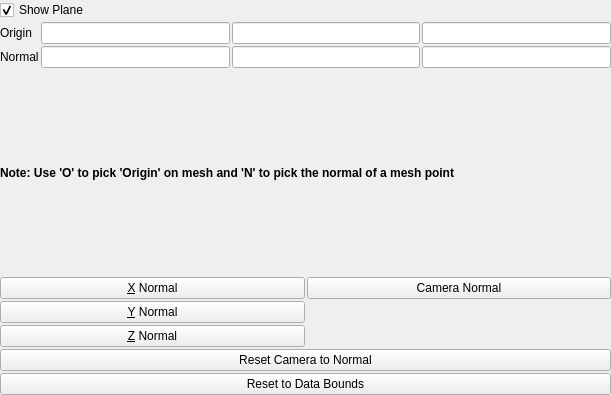
<?xml version="1.0" encoding="UTF-8"?>
<ui version="4.0">
 <class>DisplaySizedImplicitPlanePropertyWidget</class>
 <widget class="QWidget" name="DisplaySizedImplicitPlanePropertyWidget">
  <property name="geometry">
   <rect>
    <x>0</x>
    <y>0</y>
    <width>611</width>
    <height>395</height>
   </rect>
  </property>
  <property name="windowTitle">
   <string>Form</string>
  </property>
  <layout class="QVBoxLayout">
   <property name="spacing">
    <number>2</number>
   </property>
   <property name="leftMargin">
    <number>0</number>
   </property>
   <property name="topMargin">
    <number>0</number>
   </property>
   <property name="rightMargin">
    <number>0</number>
   </property>
   <property name="bottomMargin">
    <number>0</number>
   </property>
   <item>
    <widget class="QCheckBox" name="show3DWidget">
     <property name="toolTip">
      <string>Show the interactive plane in the 3D render view.</string>
     </property>
     <property name="text">
      <string>Show Plane</string>
     </property>
     <property name="checked">
      <bool>true</bool>
     </property>
    </widget>
   </item>
   <item>
    <layout class="QGridLayout">
     <property name="leftMargin">
      <number>0</number>
     </property>
     <property name="topMargin">
      <number>0</number>
     </property>
     <property name="rightMargin">
      <number>0</number>
     </property>
     <property name="bottomMargin">
      <number>0</number>
     </property>
     <property name="spacing">
      <number>2</number>
     </property>
     <item row="1" column="0">
      <widget class="QLabel" name="labelNormal">
       <property name="text">
        <string>Normal</string>
       </property>
      </widget>
     </item>
     <item row="1" column="1">
      <widget class="pqDoubleLineEdit" name="normalX"/>
     </item>
     <item row="0" column="0">
      <widget class="QLabel" name="labelOrigin">
       <property name="text">
        <string>Origin</string>
       </property>
      </widget>
     </item>
     <item row="1" column="3">
      <widget class="pqDoubleLineEdit" name="normalZ"/>
     </item>
     <item row="0" column="3">
      <widget class="pqDoubleLineEdit" name="originZ"/>
     </item>
     <item row="0" column="2">
      <widget class="pqDoubleLineEdit" name="originY"/>
     </item>
     <item row="1" column="2">
      <widget class="pqDoubleLineEdit" name="normalY"/>
     </item>
     <item row="0" column="1">
      <widget class="pqDoubleLineEdit" name="originX"/>
     </item>
    </layout>
   </item>
   <item>
    <widget class="QLabel" name="pickLabel">
     <property name="font">
      <font>
       <weight>75</weight>
       <bold>true</bold>
      </font>
     </property>
     <property name="text">
      <string>Note: Use 'O' to pick 'Origin' on mesh and 'N' to pick the normal of a mesh point</string>
     </property>
     <property name="wordWrap">
      <bool>true</bool>
     </property>
    </widget>
   </item>
   <item>
    <layout class="QGridLayout">
     <property name="leftMargin">
      <number>0</number>
     </property>
     <property name="topMargin">
      <number>0</number>
     </property>
     <property name="rightMargin">
      <number>0</number>
     </property>
     <property name="bottomMargin">
      <number>0</number>
     </property>
     <property name="spacing">
      <number>2</number>
     </property>
     <item row="0" column="1">
      <widget class="QPushButton" name="useCameraNormal">
       <property name="toolTip">
        <string>Set the normal to the camera's view direction.</string>
       </property>
       <property name="text">
        <string>Camera Normal</string>
       </property>
      </widget>
     </item>
     <item row="0" column="0">
      <widget class="QPushButton" name="useXNormal">
       <property name="toolTip">
        <string>Set the normal to the x-axis.</string>
       </property>
       <property name="text">
        <string>&amp;X Normal</string>
       </property>
      </widget>
     </item>
     <item row="2" column="0">
      <widget class="QPushButton" name="useZNormal">
       <property name="toolTip">
        <string>Set the normal to the z-axis.</string>
       </property>
       <property name="text">
        <string>&amp;Z Normal</string>
       </property>
      </widget>
     </item>
     <item row="1" column="0">
      <widget class="QPushButton" name="useYNormal">
       <property name="toolTip">
        <string>Set the normal to the y-axis.</string>
       </property>
       <property name="text">
        <string>&amp;Y Normal</string>
       </property>
      </widget>
     </item>
     <item row="6" column="0" colspan="2">
      <widget class="QPushButton" name="resetToDataBounds">
       <property name="toolTip">
        <string>Reset the plane based on the data bounds.</string>
       </property>
       <property name="text">
        <string>Reset to Data Bounds</string>
       </property>
      </widget>
     </item>
     <item row="5" column="0" colspan="2">
      <widget class="QPushButton" name="resetCameraToNormal">
       <property name="toolTip">
        <string>Reset the camera to look along the normal.</string>
       </property>
       <property name="text">
        <string>Reset Camera to Normal</string>
       </property>
      </widget>
     </item>
    </layout>
   </item>
  </layout>
 </widget>
 <customwidgets>
  <customwidget>
   <class>pqDoubleLineEdit</class>
   <extends>QLineEdit</extends>
   <header>pqDoubleLineEdit.h</header>
  </customwidget>
 </customwidgets>
 <tabstops>
  <tabstop>show3DWidget</tabstop>
  <tabstop>originX</tabstop>
  <tabstop>originY</tabstop>
  <tabstop>originZ</tabstop>
  <tabstop>normalX</tabstop>
  <tabstop>normalY</tabstop>
  <tabstop>normalZ</tabstop>
  <tabstop>useXNormal</tabstop>
  <tabstop>useYNormal</tabstop>
  <tabstop>useZNormal</tabstop>
 </tabstops>
 <resources/>
 <connections/>
</ui>
